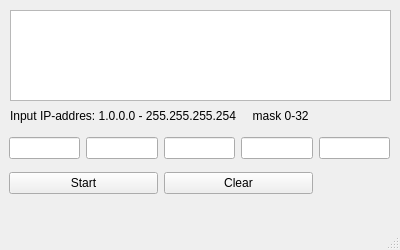
<?xml version="1.0" encoding="UTF-8"?>
<ui version="4.0">
 <class>MainWindow</class>
 <widget class="QMainWindow" name="MainWindow">
  <property name="geometry">
   <rect>
    <x>0</x>
    <y>0</y>
    <width>400</width>
    <height>250</height>
   </rect>
  </property>
  <property name="minimumSize">
   <size>
    <width>400</width>
    <height>250</height>
   </size>
  </property>
  <property name="maximumSize">
   <size>
    <width>400</width>
    <height>250</height>
   </size>
  </property>
  <property name="windowTitle">
   <string>MainWindow</string>
  </property>
  <property name="windowIcon">
   <iconset theme="QIcon::ThemeIcon::EditPaste"/>
  </property>
  <widget class="QWidget" name="centralwidget">
   <widget class="QWidget" name="gridLayoutWidget">
    <property name="geometry">
     <rect>
      <x>10</x>
      <y>10</y>
      <width>381</width>
      <height>91</height>
     </rect>
    </property>
    <layout class="QGridLayout" name="gridLayout">
     <item row="0" column="0">
      <widget class="QGraphicsView" name="graphicsView"/>
     </item>
    </layout>
   </widget>
   <widget class="QWidget" name="gridLayoutWidget_2">
    <property name="geometry">
     <rect>
      <x>9</x>
      <y>130</y>
      <width>381</width>
      <height>71</height>
     </rect>
    </property>
    <layout class="QGridLayout" name="gridLayout_2">
     <item row="1" column="2" colspan="2">
      <widget class="QPushButton" name="pushButton_2">
       <property name="text">
        <string>Clear</string>
       </property>
      </widget>
     </item>
     <item row="0" column="3">
      <widget class="QLineEdit" name="lineEdit_4">
       <property name="maxLength">
        <number>3</number>
       </property>
      </widget>
     </item>
     <item row="1" column="0" colspan="2">
      <widget class="QPushButton" name="pushButton">
       <property name="text">
        <string>Start</string>
       </property>
      </widget>
     </item>
     <item row="0" column="0">
      <widget class="QLineEdit" name="lineEdit">
       <property name="maxLength">
        <number>3</number>
       </property>
      </widget>
     </item>
     <item row="0" column="2">
      <widget class="QLineEdit" name="lineEdit_3">
       <property name="maxLength">
        <number>3</number>
       </property>
      </widget>
     </item>
     <item row="0" column="1">
      <widget class="QLineEdit" name="lineEdit_2">
       <property name="maxLength">
        <number>3</number>
       </property>
      </widget>
     </item>
     <item row="0" column="4">
      <widget class="QLineEdit" name="lineEdit_5">
       <property name="maxLength">
        <number>2</number>
       </property>
      </widget>
     </item>
    </layout>
   </widget>
   <widget class="QWidget" name="gridLayoutWidget_3">
    <property name="geometry">
     <rect>
      <x>10</x>
      <y>100</y>
      <width>421</width>
      <height>31</height>
     </rect>
    </property>
    <layout class="QGridLayout" name="gridLayout_3">
     <item row="0" column="0">
      <widget class="QLabel" name="label">
       <property name="text">
        <string>Input IP-addres: 1.0.0.0 - 255.255.255.254     mask 0-32</string>
       </property>
      </widget>
     </item>
    </layout>
   </widget>
  </widget>
  <widget class="QMenuBar" name="menubar">
   <property name="geometry">
    <rect>
     <x>0</x>
     <y>0</y>
     <width>400</width>
     <height>22</height>
    </rect>
   </property>
  </widget>
  <widget class="QStatusBar" name="statusbar"/>
 </widget>
 <resources/>
 <connections/>
</ui>
